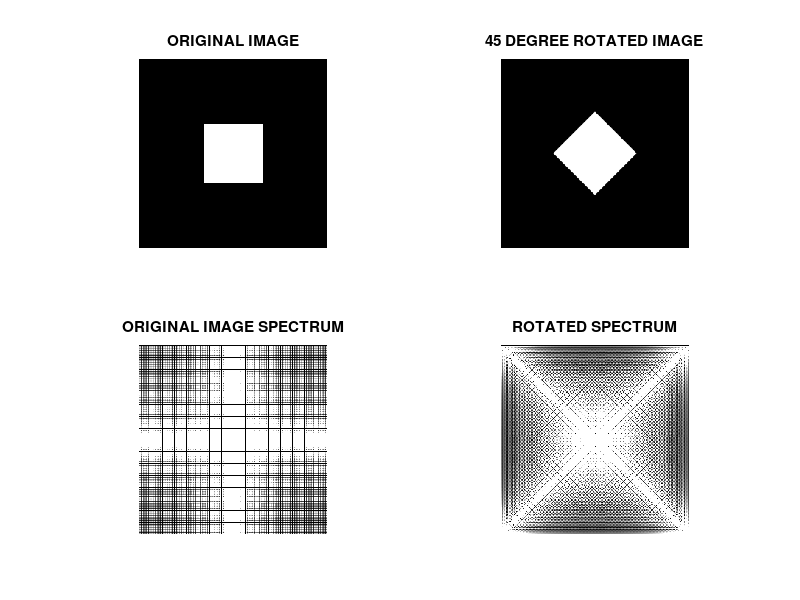

This figure's MATLAB source:
clc
close all
clear all

white=ones(80,80);
a=padarray(white,[88,88]);
subplot(221);
imshow(a);
title('ORIGINAL IMAGE');

b=imrotate(a,45,'bilinear','crop');
subplot(222);
imshow(b);
title('45 DEGREE ROTATED IMAGE');

a1=abs(fftshift(fft2(a)));
subplot(223);
imshow(a1);
title('ORIGINAL IMAGE SPECTRUM');

b1=abs(fftshift(fft2(b)));
subplot(224);
imshow(b1);
title('ROTATED SPECTRUM');